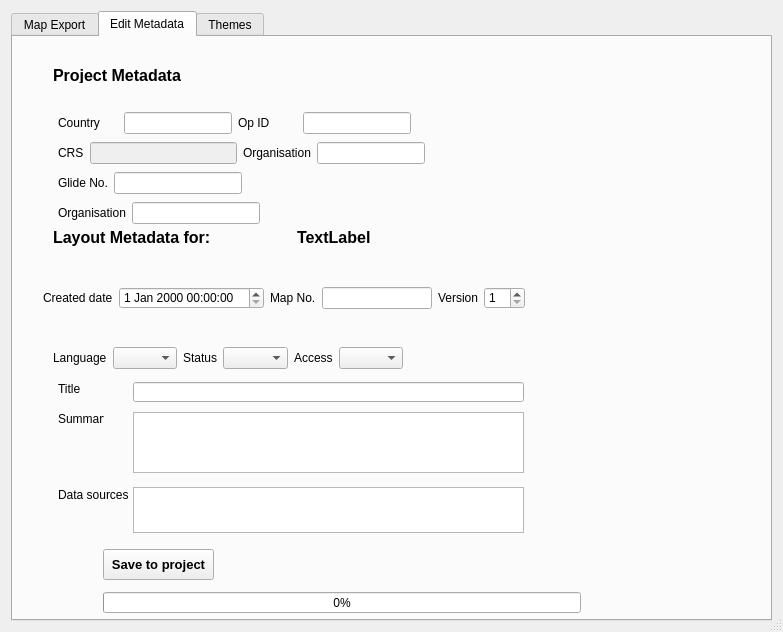
<?xml version="1.0" encoding="UTF-8"?>
<ui version="4.0">
 <class>updateVariables</class>
 <widget class="QDialog" name="updateVariables">
  <property name="geometry">
   <rect>
    <x>0</x>
    <y>0</y>
    <width>783</width>
    <height>632</height>
   </rect>
  </property>
  <property name="sizePolicy">
   <sizepolicy hsizetype="Minimum" vsizetype="Minimum">
    <horstretch>0</horstretch>
    <verstretch>0</verstretch>
   </sizepolicy>
  </property>
  <property name="minimumSize">
   <size>
    <width>320</width>
    <height>340</height>
   </size>
  </property>
  <property name="sizeIncrement">
   <size>
    <width>0</width>
    <height>0</height>
   </size>
  </property>
  <property name="contextMenuPolicy">
   <enum>Qt::ActionsContextMenu</enum>
  </property>
  <property name="windowTitle">
   <string>Map Export</string>
  </property>
  <property name="windowIcon">
   <iconset>
    <normaloff>:/plugins/MapExport/icons/icon.png</normaloff>:/plugins/MapExport/icons/icon.png</iconset>
  </property>
  <property name="sizeGripEnabled">
   <bool>true</bool>
  </property>
  <layout class="QGridLayout" name="gridLayout">
   <item row="0" column="0">
    <widget class="QTabWidget" name="mapExport">
     <property name="currentIndex">
      <number>1</number>
     </property>
     <widget class="QWidget" name="tab">
      <attribute name="title">
       <string>Map Export</string>
      </attribute>
      <widget class="QTextBrowser" name="textBrowser">
       <property name="geometry">
        <rect>
         <x>30</x>
         <y>30</y>
         <width>621</width>
         <height>241</height>
        </rect>
       </property>
       <property name="sizePolicy">
        <sizepolicy hsizetype="Fixed" vsizetype="Expanding">
         <horstretch>0</horstretch>
         <verstretch>0</verstretch>
        </sizepolicy>
       </property>
       <property name="html">
        <string>&lt;!DOCTYPE HTML PUBLIC &quot;-//W3C//DTD HTML 4.0//EN&quot; &quot;http://www.w3.org/TR/REC-html40/strict.dtd&quot;&gt;
&lt;html&gt;&lt;head&gt;&lt;meta name=&quot;qrichtext&quot; content=&quot;1&quot; /&gt;&lt;style type=&quot;text/css&quot;&gt;
p, li { white-space: pre-wrap; }
&lt;/style&gt;&lt;/head&gt;&lt;body style=&quot; font-family:'MS Shell Dlg 2'; font-size:8.25pt; font-weight:400; font-style:normal;&quot;&gt;
&lt;p style=&quot; margin-top:0px; margin-bottom:0px; margin-left:0px; margin-right:0px; -qt-block-indent:0; text-indent:0px;&quot;&gt;&lt;span style=&quot; font-family:'Ubuntu'; font-size:14pt; font-weight:600;&quot;&gt;MapAction MapExport&lt;/span&gt;&lt;/p&gt;
&lt;p style=&quot; margin-top:0px; margin-bottom:0px; margin-left:0px; margin-right:0px; -qt-block-indent:0; text-indent:0px;&quot;&gt;&lt;span style=&quot; font-family:'Ubuntu'; font-size:11pt;&quot;&gt;1. Select a Print Layout&lt;/span&gt;&lt;/p&gt;
&lt;p style=&quot; margin-top:0px; margin-bottom:0px; margin-left:0px; margin-right:0px; -qt-block-indent:0; text-indent:0px;&quot;&gt;&lt;span style=&quot; font-family:'Ubuntu'; font-size:11pt;&quot;&gt;2. Edit Metadata and Themes&lt;/span&gt;&lt;/p&gt;
&lt;p style=&quot; margin-top:0px; margin-bottom:0px; margin-left:0px; margin-right:0px; -qt-block-indent:0; text-indent:0px;&quot;&gt;&lt;span style=&quot; font-family:'Ubuntu'; font-size:11pt;&quot;&gt;3. Save Metadata&lt;/span&gt;&lt;/p&gt;
&lt;p style=&quot; margin-top:0px; margin-bottom:0px; margin-left:0px; margin-right:0px; -qt-block-indent:0; text-indent:0px;&quot;&gt;&lt;span style=&quot; font-family:'Ubuntu'; font-size:11pt;&quot;&gt;4. Select output location&lt;/span&gt;&lt;/p&gt;
&lt;p style=&quot; margin-top:0px; margin-bottom:0px; margin-left:0px; margin-right:0px; -qt-block-indent:0; text-indent:0px;&quot;&gt;&lt;span style=&quot; font-family:'Ubuntu'; font-size:11pt;&quot;&gt;5. Click &lt;/span&gt;&lt;span style=&quot; font-family:'Ubuntu'; font-size:11pt; font-weight:600;&quot;&gt;Export&lt;/span&gt;&lt;span style=&quot; font-family:'Ubuntu'; font-size:11pt;&quot;&gt;.&lt;/span&gt;&lt;/p&gt;
&lt;p style=&quot;-qt-paragraph-type:empty; margin-top:0px; margin-bottom:0px; margin-left:0px; margin-right:0px; -qt-block-indent:0; text-indent:0px; font-family:'Ubuntu'; font-size:11pt;&quot;&gt;&lt;br /&gt;&lt;/p&gt;
&lt;p style=&quot; margin-top:0px; margin-bottom:0px; margin-left:0px; margin-right:0px; -qt-block-indent:0; text-indent:0px;&quot;&gt;&lt;span style=&quot; font-family:'Ubuntu'; font-size:11pt;&quot;&gt;The plugin will&lt;/span&gt;&lt;/p&gt;
&lt;p style=&quot; margin-top:0px; margin-bottom:0px; margin-left:0px; margin-right:0px; -qt-block-indent:0; text-indent:0px;&quot;&gt;&lt;span style=&quot; font-family:'Ubuntu'; font-size:11pt;&quot;&gt;a. create a new folder with the name of the Layout in your export folder (if it doesn't exist)&lt;/span&gt;&lt;/p&gt;
&lt;p style=&quot; margin-top:0px; margin-bottom:0px; margin-left:0px; margin-right:0px; -qt-block-indent:0; text-indent:0px;&quot;&gt;&lt;span style=&quot; font-family:'Ubuntu'; font-size:11pt;&quot;&gt;b. export the Layout as a PDF and JPG, using the same name&lt;/span&gt;&lt;/p&gt;
&lt;p style=&quot; margin-top:0px; margin-bottom:0px; margin-left:0px; margin-right:0px; -qt-block-indent:0; text-indent:0px;&quot;&gt;&lt;span style=&quot; font-family:'Ubuntu'; font-size:11pt;&quot;&gt;c. create a metadata XML file with the values from the Project and Layout&lt;/span&gt;&lt;/p&gt;
&lt;p style=&quot; margin-top:0px; margin-bottom:0px; margin-left:0px; margin-right:0px; -qt-block-indent:0; text-indent:0px;&quot;&gt;&lt;span style=&quot; font-family:'Ubuntu'; font-size:11pt;&quot;&gt;d. zip the exported files into a single file &lt;/span&gt;&lt;/p&gt;&lt;/body&gt;&lt;/html&gt;</string>
       </property>
      </widget>
      <widget class="QComboBox" name="layoutSelect">
       <property name="geometry">
        <rect>
         <x>170</x>
         <y>290</y>
         <width>481</width>
         <height>20</height>
        </rect>
       </property>
      </widget>
      <widget class="QLabel" name="label_2">
       <property name="geometry">
        <rect>
         <x>30</x>
         <y>340</y>
         <width>109</width>
         <height>13</height>
        </rect>
       </property>
       <property name="text">
        <string>Select export folder:</string>
       </property>
      </widget>
      <widget class="QWidget" name="layoutWidget">
       <property name="geometry">
        <rect>
         <x>130</x>
         <y>340</y>
         <width>521</width>
         <height>25</height>
        </rect>
       </property>
       <layout class="QHBoxLayout" name="horizontalLayout_3"/>
      </widget>
      <widget class="QWidget" name="layoutWidget">
       <property name="geometry">
        <rect>
         <x>170</x>
         <y>380</y>
         <width>491</width>
         <height>23</height>
        </rect>
       </property>
       <layout class="QHBoxLayout" name="horizontalLayout_6"/>
      </widget>
      <widget class="QWidget" name="layoutWidget">
       <property name="geometry">
        <rect>
         <x>40</x>
         <y>450</y>
         <width>541</width>
         <height>25</height>
        </rect>
       </property>
       <layout class="QHBoxLayout" name="horizontalLayout"/>
      </widget>
      <widget class="QLabel" name="label">
       <property name="geometry">
        <rect>
         <x>30</x>
         <y>290</y>
         <width>109</width>
         <height>13</height>
        </rect>
       </property>
       <property name="sizePolicy">
        <sizepolicy hsizetype="Preferred" vsizetype="Preferred">
         <horstretch>0</horstretch>
         <verstretch>0</verstretch>
        </sizepolicy>
       </property>
       <property name="text">
        <string>Select Print Layout:</string>
       </property>
      </widget>
      <widget class="QLineEdit" name="path">
       <property name="geometry">
        <rect>
         <x>140</x>
         <y>340</y>
         <width>401</width>
         <height>20</height>
        </rect>
       </property>
       <property name="sizePolicy">
        <sizepolicy hsizetype="Minimum" vsizetype="Fixed">
         <horstretch>0</horstretch>
         <verstretch>0</verstretch>
        </sizepolicy>
       </property>
       <property name="sizeIncrement">
        <size>
         <width>0</width>
         <height>0</height>
        </size>
       </property>
       <property name="toolTip">
        <string/>
       </property>
       <property name="whatsThis">
        <string/>
       </property>
      </widget>
      <widget class="QPushButton" name="browser">
       <property name="geometry">
        <rect>
         <x>550</x>
         <y>340</y>
         <width>100</width>
         <height>23</height>
        </rect>
       </property>
       <property name="sizePolicy">
        <sizepolicy hsizetype="Maximum" vsizetype="Fixed">
         <horstretch>0</horstretch>
         <verstretch>0</verstretch>
        </sizepolicy>
       </property>
       <property name="minimumSize">
        <size>
         <width>100</width>
         <height>23</height>
        </size>
       </property>
       <property name="toolTip">
        <string>Choose the output folder</string>
       </property>
       <property name="text">
        <string>Br&amp;owse...</string>
       </property>
      </widget>
      <widget class="QProgressBar" name="pageBar">
       <property name="geometry">
        <rect>
         <x>170</x>
         <y>380</y>
         <width>478</width>
         <height>21</height>
        </rect>
       </property>
       <property name="value">
        <number>0</number>
       </property>
      </widget>
      <widget class="QLabel" name="printinglabel">
       <property name="geometry">
        <rect>
         <x>160</x>
         <y>380</y>
         <width>489</width>
         <height>21</height>
        </rect>
       </property>
       <property name="text">
        <string/>
       </property>
      </widget>
      <widget class="QLabel" name="label_9">
       <property name="geometry">
        <rect>
         <x>30</x>
         <y>390</y>
         <width>109</width>
         <height>13</height>
        </rect>
       </property>
       <property name="text">
        <string>Export progress:</string>
       </property>
      </widget>
      <widget class="QDialogButtonBox" name="buttonBox">
       <property name="geometry">
        <rect>
         <x>120</x>
         <y>450</y>
         <width>458</width>
         <height>23</height>
        </rect>
       </property>
       <property name="contextMenuPolicy">
        <enum>Qt::DefaultContextMenu</enum>
       </property>
       <property name="standardButtons">
        <set>QDialogButtonBox::Cancel|QDialogButtonBox::Close</set>
       </property>
       <property name="centerButtons">
        <bool>false</bool>
       </property>
      </widget>
      <widget class="QPushButton" name="exportButton">
       <property name="geometry">
        <rect>
         <x>39</x>
         <y>450</y>
         <width>75</width>
         <height>23</height>
        </rect>
       </property>
       <property name="text">
        <string>Export</string>
       </property>
      </widget>
     </widget>
     <widget class="QWidget" name="tab_2">
      <attribute name="title">
       <string>Edit Metadata</string>
      </attribute>
      <widget class="QPushButton" name="updateVarVals">
       <property name="geometry">
        <rect>
         <x>90</x>
         <y>512</y>
         <width>111</width>
         <height>31</height>
        </rect>
       </property>
       <property name="font">
        <font>
         <pointsize>10</pointsize>
         <weight>75</weight>
         <bold>true</bold>
        </font>
       </property>
       <property name="text">
        <string>Save to project</string>
       </property>
      </widget>
      <widget class="QLabel" name="label_3">
       <property name="geometry">
        <rect>
         <x>40</x>
         <y>30</y>
         <width>191</width>
         <height>16</height>
        </rect>
       </property>
       <property name="sizePolicy">
        <sizepolicy hsizetype="Preferred" vsizetype="Preferred">
         <horstretch>0</horstretch>
         <verstretch>0</verstretch>
        </sizepolicy>
       </property>
       <property name="font">
        <font>
         <pointsize>12</pointsize>
         <weight>75</weight>
         <bold>true</bold>
        </font>
       </property>
       <property name="text">
        <string>Project Metadata</string>
       </property>
      </widget>
      <widget class="QLabel" name="label_13">
       <property name="geometry">
        <rect>
         <x>45</x>
         <y>375</y>
         <width>46</width>
         <height>13</height>
        </rect>
       </property>
       <property name="text">
        <string>Summary</string>
       </property>
      </widget>
      <widget class="QTextEdit" name="maSummary">
       <property name="geometry">
        <rect>
         <x>120</x>
         <y>375</y>
         <width>391</width>
         <height>61</height>
        </rect>
       </property>
       <property name="textInteractionFlags">
        <set>Qt::TextEditorInteraction</set>
       </property>
      </widget>
      <widget class="QLabel" name="label_14">
       <property name="geometry">
        <rect>
         <x>45</x>
         <y>345</y>
         <width>46</width>
         <height>13</height>
        </rect>
       </property>
       <property name="text">
        <string>Title</string>
       </property>
      </widget>
      <widget class="QLineEdit" name="maTitle">
       <property name="geometry">
        <rect>
         <x>120</x>
         <y>345</y>
         <width>391</width>
         <height>20</height>
        </rect>
       </property>
      </widget>
      <widget class="QLabel" name="label_15">
       <property name="geometry">
        <rect>
         <x>45</x>
         <y>450</y>
         <width>76</width>
         <height>16</height>
        </rect>
       </property>
       <property name="text">
        <string>Data sources</string>
       </property>
      </widget>
      <widget class="QTextEdit" name="maDatasource">
       <property name="geometry">
        <rect>
         <x>120</x>
         <y>450</y>
         <width>391</width>
         <height>46</height>
        </rect>
       </property>
      </widget>
      <widget class="QProgressBar" name="updateBar">
       <property name="geometry">
        <rect>
         <x>90</x>
         <y>555</y>
         <width>478</width>
         <height>21</height>
        </rect>
       </property>
       <property name="value">
        <number>0</number>
       </property>
      </widget>
      <widget class="QWidget" name="">
       <property name="geometry">
        <rect>
         <x>45</x>
         <y>75</y>
         <width>353</width>
         <height>22</height>
        </rect>
       </property>
       <layout class="QHBoxLayout" name="horizontalLayout_2">
        <item>
         <widget class="QLabel" name="label_4">
          <property name="toolTip">
           <string extracomment="test"/>
          </property>
          <property name="text">
           <string>Country</string>
          </property>
         </widget>
        </item>
        <item>
         <widget class="QLineEdit" name="maCountry">
          <property name="sizePolicy">
           <sizepolicy hsizetype="Fixed" vsizetype="Fixed">
            <horstretch>0</horstretch>
            <verstretch>0</verstretch>
           </sizepolicy>
          </property>
         </widget>
        </item>
        <item>
         <widget class="QLabel" name="label_16">
          <property name="toolTip">
           <string extracomment="test"/>
          </property>
          <property name="text">
           <string>Op ID</string>
          </property>
         </widget>
        </item>
        <item>
         <widget class="QLineEdit" name="maOperationID">
          <property name="sizePolicy">
           <sizepolicy hsizetype="Fixed" vsizetype="Fixed">
            <horstretch>0</horstretch>
            <verstretch>0</verstretch>
           </sizepolicy>
          </property>
         </widget>
        </item>
       </layout>
      </widget>
      <widget class="QWidget" name="">
       <property name="geometry">
        <rect>
         <x>45</x>
         <y>105</y>
         <width>367</width>
         <height>22</height>
        </rect>
       </property>
       <layout class="QHBoxLayout" name="horizontalLayout_4">
        <item>
         <widget class="QLabel" name="label_5">
          <property name="text">
           <string>CRS</string>
          </property>
         </widget>
        </item>
        <item>
         <widget class="QLineEdit" name="maCrs">
          <property name="enabled">
           <bool>false</bool>
          </property>
         </widget>
        </item>
        <item>
         <widget class="QLabel" name="label_17">
          <property name="toolTip">
           <string extracomment="test"/>
          </property>
          <property name="text">
           <string>Organisation</string>
          </property>
         </widget>
        </item>
        <item>
         <widget class="QLineEdit" name="maSourceOrg">
          <property name="sizePolicy">
           <sizepolicy hsizetype="Fixed" vsizetype="Fixed">
            <horstretch>0</horstretch>
            <verstretch>0</verstretch>
           </sizepolicy>
          </property>
         </widget>
        </item>
       </layout>
      </widget>
      <widget class="QWidget" name="">
       <property name="geometry">
        <rect>
         <x>45</x>
         <y>135</y>
         <width>184</width>
         <height>22</height>
        </rect>
       </property>
       <layout class="QHBoxLayout" name="horizontalLayout_5">
        <item>
         <widget class="QLabel" name="label_6">
          <property name="text">
           <string>Glide No.</string>
          </property>
         </widget>
        </item>
        <item>
         <widget class="QLineEdit" name="maGlide"/>
        </item>
       </layout>
      </widget>
      <widget class="QWidget" name="">
       <property name="geometry">
        <rect>
         <x>45</x>
         <y>165</y>
         <width>202</width>
         <height>22</height>
        </rect>
       </property>
       <layout class="QHBoxLayout" name="horizontalLayout_7">
        <item>
         <widget class="QLabel" name="label_7">
          <property name="text">
           <string>Organisation</string>
          </property>
         </widget>
        </item>
        <item>
         <widget class="QLineEdit" name="maOrganisation"/>
        </item>
       </layout>
      </widget>
      <widget class="QWidget" name="">
       <property name="geometry">
        <rect>
         <x>40</x>
         <y>190</y>
         <width>481</width>
         <height>21</height>
        </rect>
       </property>
       <layout class="QHBoxLayout" name="horizontalLayout_8">
        <item>
         <widget class="QLabel" name="label_8">
          <property name="sizePolicy">
           <sizepolicy hsizetype="Preferred" vsizetype="Preferred">
            <horstretch>0</horstretch>
            <verstretch>0</verstretch>
           </sizepolicy>
          </property>
          <property name="font">
           <font>
            <pointsize>12</pointsize>
            <weight>75</weight>
            <bold>true</bold>
           </font>
          </property>
          <property name="text">
           <string>Layout Metadata for:</string>
          </property>
         </widget>
        </item>
        <item>
         <widget class="QLabel" name="layoutName">
          <property name="font">
           <font>
            <pointsize>12</pointsize>
            <weight>75</weight>
            <bold>true</bold>
           </font>
          </property>
          <property name="text">
           <string>TextLabel</string>
          </property>
         </widget>
        </item>
       </layout>
      </widget>
      <widget class="QWidget" name="">
       <property name="geometry">
        <rect>
         <x>30</x>
         <y>250</y>
         <width>482</width>
         <height>22</height>
        </rect>
       </property>
       <layout class="QHBoxLayout" name="horizontalLayout_9">
        <item>
         <widget class="QLabel" name="label_11">
          <property name="text">
           <string>Created date</string>
          </property>
         </widget>
        </item>
        <item>
         <widget class="QgsDateTimeEdit" name="maCreated"/>
        </item>
        <item>
         <widget class="QLabel" name="label_12">
          <property name="text">
           <string>Map No.</string>
          </property>
         </widget>
        </item>
        <item>
         <widget class="QLineEdit" name="maMapNumber"/>
        </item>
        <item>
         <widget class="QLabel" name="label_18">
          <property name="text">
           <string>Version</string>
          </property>
         </widget>
        </item>
        <item>
         <widget class="QgsSpinBox" name="maVersion">
          <property name="minimum">
           <number>1</number>
          </property>
         </widget>
        </item>
       </layout>
      </widget>
      <widget class="QWidget" name="">
       <property name="geometry">
        <rect>
         <x>40</x>
         <y>310</y>
         <width>350</width>
         <height>22</height>
        </rect>
       </property>
       <layout class="QHBoxLayout" name="horizontalLayout_10">
        <item>
         <widget class="QLabel" name="label_10">
          <property name="text">
           <string>Language</string>
          </property>
         </widget>
        </item>
        <item>
         <widget class="QComboBox" name="maLanguage">
          <property name="currentText">
           <string/>
          </property>
         </widget>
        </item>
        <item>
         <widget class="QLabel" name="label_19">
          <property name="text">
           <string>Status</string>
          </property>
         </widget>
        </item>
        <item>
         <widget class="QComboBox" name="maStatus">
          <property name="currentText">
           <string/>
          </property>
         </widget>
        </item>
        <item>
         <widget class="QLabel" name="label_20">
          <property name="text">
           <string>Access</string>
          </property>
         </widget>
        </item>
        <item>
         <widget class="QComboBox" name="maAccess">
          <property name="currentText">
           <string/>
          </property>
         </widget>
        </item>
       </layout>
      </widget>
     </widget>
     <widget class="QWidget" name="themesTab">
      <attribute name="title">
       <string>Themes</string>
      </attribute>
      <widget class="QGroupBox" name="themeBox">
       <property name="geometry">
        <rect>
         <x>39</x>
         <y>9</y>
         <width>351</width>
         <height>521</height>
        </rect>
       </property>
       <property name="title">
        <string>Themes</string>
       </property>
       <widget class="QCheckBox" name="affPopulation">
        <property name="enabled">
         <bool>true</bool>
        </property>
        <property name="geometry">
         <rect>
          <x>20</x>
          <y>20</y>
          <width>161</width>
          <height>17</height>
         </rect>
        </property>
        <property name="text">
         <string>Affected Population</string>
        </property>
       </widget>
       <widget class="QCheckBox" name="agriculture">
        <property name="geometry">
         <rect>
          <x>20</x>
          <y>50</y>
          <width>70</width>
          <height>17</height>
         </rect>
        </property>
        <property name="text">
         <string>Agriculture</string>
        </property>
       </widget>
       <widget class="QCheckBox" name="appeals">
        <property name="geometry">
         <rect>
          <x>20</x>
          <y>80</y>
          <width>70</width>
          <height>17</height>
         </rect>
        </property>
        <property name="text">
         <string>Appeals</string>
        </property>
       </widget>
       <widget class="QCheckBox" name="campCoordination">
        <property name="geometry">
         <rect>
          <x>20</x>
          <y>110</y>
          <width>121</width>
          <height>17</height>
         </rect>
        </property>
        <property name="text">
         <string>Camp Coordination</string>
        </property>
       </widget>
       <widget class="QCheckBox" name="earlyRecovery">
        <property name="geometry">
         <rect>
          <x>20</x>
          <y>140</y>
          <width>121</width>
          <height>17</height>
         </rect>
        </property>
        <property name="text">
         <string>Early Recovery</string>
        </property>
       </widget>
       <widget class="QCheckBox" name="education">
        <property name="geometry">
         <rect>
          <x>20</x>
          <y>170</y>
          <width>70</width>
          <height>17</height>
         </rect>
        </property>
        <property name="text">
         <string>Education</string>
        </property>
       </widget>
       <widget class="QCheckBox" name="shelter">
        <property name="geometry">
         <rect>
          <x>20</x>
          <y>200</y>
          <width>131</width>
          <height>17</height>
         </rect>
        </property>
        <property name="text">
         <string>Emergency Shelter</string>
        </property>
       </widget>
       <widget class="QCheckBox" name="health">
        <property name="geometry">
         <rect>
          <x>20</x>
          <y>230</y>
          <width>70</width>
          <height>17</height>
         </rect>
        </property>
        <property name="text">
         <string>Health</string>
        </property>
       </widget>
       <widget class="QCheckBox" name="logistics">
        <property name="geometry">
         <rect>
          <x>20</x>
          <y>260</y>
          <width>70</width>
          <height>17</height>
         </rect>
        </property>
        <property name="text">
         <string>Logistics</string>
        </property>
       </widget>
       <widget class="QCheckBox" name="nutrition">
        <property name="geometry">
         <rect>
          <x>20</x>
          <y>290</y>
          <width>70</width>
          <height>17</height>
         </rect>
        </property>
        <property name="text">
         <string>Nutrition</string>
        </property>
       </widget>
       <widget class="QCheckBox" name="orientationReference">
        <property name="geometry">
         <rect>
          <x>20</x>
          <y>320</y>
          <width>151</width>
          <height>17</height>
         </rect>
        </property>
        <property name="text">
         <string>Orientation and Reference</string>
        </property>
       </widget>
       <widget class="QCheckBox" name="popBaseline">
        <property name="geometry">
         <rect>
          <x>20</x>
          <y>350</y>
          <width>111</width>
          <height>17</height>
         </rect>
        </property>
        <property name="text">
         <string>Population Baseline</string>
        </property>
       </widget>
       <widget class="QCheckBox" name="sarEvacuation">
        <property name="geometry">
         <rect>
          <x>20</x>
          <y>380</y>
          <width>231</width>
          <height>17</height>
         </rect>
        </property>
        <property name="text">
         <string>Search and Rescue / Evacuation Planning</string>
        </property>
       </widget>
       <widget class="QCheckBox" name="secSafety">
        <property name="geometry">
         <rect>
          <x>20</x>
          <y>410</y>
          <width>251</width>
          <height>17</height>
         </rect>
        </property>
        <property name="text">
         <string>Security, Safety and Projection</string>
        </property>
       </widget>
       <widget class="QCheckBox" name="sitDamage">
        <property name="geometry">
         <rect>
          <x>20</x>
          <y>440</y>
          <width>151</width>
          <height>17</height>
         </rect>
        </property>
        <property name="text">
         <string>Situation and Damage</string>
        </property>
       </widget>
       <widget class="QCheckBox" name="wash">
        <property name="geometry">
         <rect>
          <x>20</x>
          <y>470</y>
          <width>191</width>
          <height>17</height>
         </rect>
        </property>
        <property name="text">
         <string>Water, Sanitation and Hygiene</string>
        </property>
       </widget>
      </widget>
     </widget>
    </widget>
   </item>
  </layout>
 </widget>
 <customwidgets>
  <customwidget>
   <class>QgsDateTimeEdit</class>
   <extends>QDateTimeEdit</extends>
   <header>qgsdatetimeedit.h</header>
  </customwidget>
  <customwidget>
   <class>QgsSpinBox</class>
   <extends>QSpinBox</extends>
   <header>qgsspinbox.h</header>
  </customwidget>
 </customwidgets>
 <resources/>
 <connections>
  <connection>
   <sender>buttonBox</sender>
   <signal>rejected()</signal>
   <receiver>updateVariables</receiver>
   <slot>reject()</slot>
   <hints>
    <hint type="sourcelabel">
     <x>309</x>
     <y>344</y>
    </hint>
    <hint type="destinationlabel">
     <x>134</x>
     <y>169</y>
    </hint>
   </hints>
  </connection>
 </connections>
</ui>
